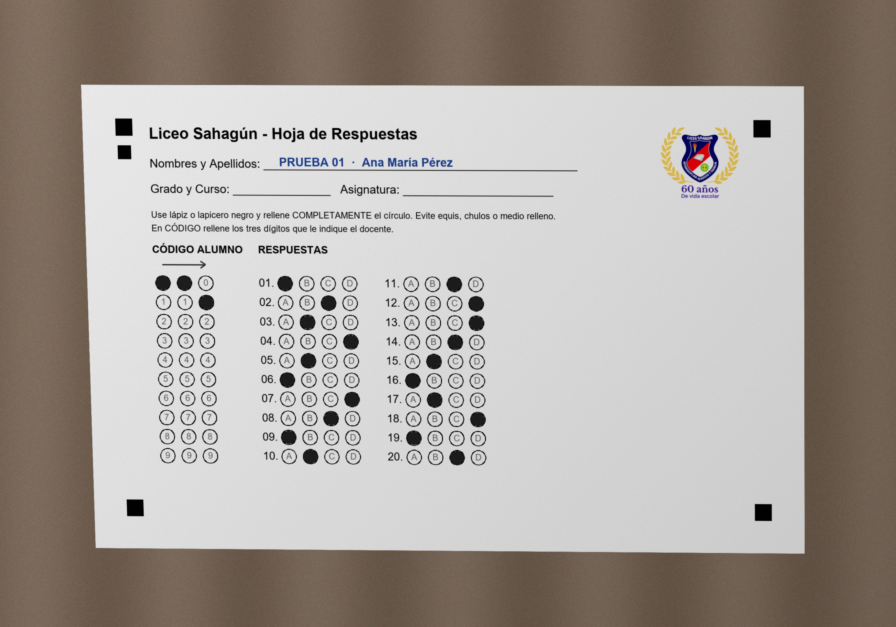
#> input picture pruebas/fotos/01_todas_correctas.jpg, 2687 x 1881 px (shown at 1/3 size); its folder holds only this picture in this run
$ python -i lector_omr.py   (imports and definitions only)
#> lines starting #> are read from the running program, lines starting #| are printed output that depends on the picture; after the words box and inside, x2 and y2 are one past the last pixel; in counts of white or black regions, pixels touching at a corner belong together
"""
lector_omr.py — Motor de lectura de las hojas OMR (las que dibuja generador_pdf.py).

Estrategia:
  1. Detecta las 4 marcas de esquina (cuadrados negros) en la foto.
  2. Decide la orientación con la marca de orientación (la foto puede estar
     girada o de cabeza) y endereza la hoja con una homografía.
  3. Proyecta sobre la imagen enderezada las posiciones de layout_hoja.py.
  4. Binariza UNA sola vez (Otsu sobre el papel).
  5. Mide el relleno de cada burbuja y decide por contraste relativo.
  6. Lee el código del estudiante y compara con la clave.

La app (main.py) usa calificar_foto(): una foto → registro con la nota.
"""

from __future__ import annotations

import json
import shutil
from dataclasses import dataclass, field
from pathlib import Path
from typing import Optional

import cv2
import numpy as np

import digitalizador as D
import layout_hoja as LH

# ─────────────────────────────────────────────────────────────────────────────
# Geometría de la hoja
# ─────────────────────────────────────────────────────────────────────────────
# Las posiciones de marcas y burbujas NO se definen aquí: salen de
# layout_hoja.py, el mismo archivo que usa generador_pdf.py para dibujar.
# Cada función recibe el formato de la hoja ("carta" o "media_carta");
# si no se indica, se asume "carta" (el formato original).

CM: float = LH.CM

# Escala de renderizado: píxeles por punto PDF (mayor = más preciso, más memoria)
RENDER_SCALE: float = 2.0

OPCIONES: tuple[str, ...] = LH.OPCIONES
LEER_CODIGO_ESTUDIANTE: bool = True
DIGITOS_CODIGO: int = LH.DIGITOS_CODIGO

# Dimensión máxima al cargar una foto (reduce fotos de celular sin perder precisión)
MAX_DIM: int = 2400

# Escala de calificación (lineal 0–10)
NOTA_MIN: float = 0.0
NOTA_MAX: float = 10.0
NOTA_APROBACION: float = 6.0
NOTA_PISO: float = 1.0   # ninguna nota baja de este valor (piso institucional)

# ─────────────────────────────────────────────────────────────────────────────
# Tipos de datos
# ─────────────────────────────────────────────────────────────────────────────

@dataclass
class Burbuja:
    pregunta: int  # O el índice de columna en el caso del código
    opcion:   str
    x_pt:     float   # coordenada X en puntos PDF (coords imagen, origen arriba)
    y_pt:     float   # coordenada Y en puntos PDF (coords imagen, origen arriba)


@dataclass
class ResultadoLectura:
    """Resultado completo de procesar una hoja OMR."""
    respuestas:  dict[int, Optional[str]]        # pregunta → letra o None
    fills:       dict[int, dict[str, float]]      # pregunta → {opción → fracción relleno}
    codigo_estudiante: str = "???"                     # Identificador leído
    en_blanco:   list[int] = field(default_factory=list)
    doble_marca: list[int] = field(default_factory=list)
    dudosas:     list[int] = field(default_factory=list)  # marca débil, revisar manualmente
    tenues:      list[int] = field(default_factory=list)  # relleno muy claro: SÍ cuenta, pero conviene mirar
    # Posiciones de las burbujas ya ajustadas a la foto (ver _ajustar_bloques);
    # None = las del layout tal cual
    burbujas_codigo:    Optional[list[Burbuja]] = None
    burbujas_respuesta: Optional[list[Burbuja]] = None


@dataclass
class DatosExamen:
    nombre:          str
    total_preguntas: int
    clave:           dict[int, str]   # pregunta (1-based) → letra correcta
    formato:         str = "carta"    # formato de la hoja impresa (layout_hoja)


# ─────────────────────────────────────────────────────────────────────────────
# Geometría de la hoja (sale de layout_hoja.py)
# ─────────────────────────────────────────────────────────────────────────────

# [49 lines left out: functions esquinas_pdf, calcular_burbujas, calcular_burbujas_codigo, _mediana, _redimensionar_si_grande, not called in this run]


def _detectar_bbox_hoja(img_gray: np.ndarray) -> tuple[int, int, int, int]:
    """
    Detecta el bounding box del papel blanco dentro de la foto.
    Devuelve (x, y, w, h) en píxeles. Si no lo encuentra, devuelve
    el tamaño completo de la imagen.
    """
    h, w = img_gray.shape

    # Umbral: el papel es claro, el fondo (mesa, escritorio) es más oscuro
    _, thresh = cv2.threshold(img_gray, 0, 255,
                              cv2.THRESH_BINARY + cv2.THRESH_OTSU)
    kernel = cv2.getStructuringElement(cv2.MORPH_RECT, (15, 15))
    closed = cv2.morphologyEx(thresh, cv2.MORPH_CLOSE, kernel)

    contornos, _ = cv2.findContours(closed, cv2.RETR_EXTERNAL,
                                    cv2.CHAIN_APPROX_SIMPLE)
    if not contornos:
        return 0, 0, w, h

    # El papel es el contorno más grande
    cnt = max(contornos, key=cv2.contourArea)
    area = cv2.contourArea(cnt)

    # Solo confiar si ocupa al menos el 40 % de la imagen
    if area < w * h * 0.40:
        return 0, 0, w, h

    bx, by, bw, bh = cv2.boundingRect(cnt)
    return bx, by, bw, bh


# Relleno mínimo del rectángulo mínimo (girado) que encierra el blob. Las
# marcas son cuadradas (≈0.95 en fotos reales); una burbuja rellena es un
# círculo (≈0.78 = π/4) y antes se confundía con una marca de esquina.
RELLENO_CUADRADO: float = 0.85
# Segundo intento, más tolerante: una esquina doblada o curvada deforma la
# marca (≈0.81). Solo se acepta si además se confirma la marca de orientación.
RELLENO_CUADRADO_TOLERANTE: float = 0.78


@dataclass
class _Candidato:
    x: float
    y: float
    area: float
    cuadratura: float      # área / área del rectángulo mínimo (1 = cuadrado perfecto)


def _marcas_candidatos(bin_img: np.ndarray, pw: int,
                       cuadratura_min: float = RELLENO_CUADRADO) -> list[_Candidato]:
    """Blobs que parecen cuadrados negros sólidos, según un binario."""
    contornos, _ = cv2.findContours(bin_img, cv2.RETR_EXTERNAL,
                                    cv2.CHAIN_APPROX_SIMPLE)
    area_min = (pw * 0.004) ** 2
    area_max = (pw * 0.060) ** 2
    out: list[_Candidato] = []
    for cnt in contornos:
        area = cv2.contourArea(cnt)
        if not (area_min < area < area_max):
            continue
        bx, by, bw, bh = cv2.boundingRect(cnt)
        if bw == 0 or bh == 0:
            continue
        if not (0.45 < bw / bh < 2.2):       # ~cuadrado (tolerante a perspectiva)
            continue
        if area / (bw * bh) < 0.6:           # relleno sólido (descarta letras/aros)
            continue
        (cx, cy), (rw, rh), _ = cv2.minAreaRect(cnt)
        cuadratura = area / max(rw * rh, 1e-6)
        if cuadratura < cuadratura_min:      # círculo relleno (burbuja), no marca
            continue
        out.append(_Candidato(float(cx), float(cy), float(area), float(cuadratura)))
    return out


def _combinaciones_por_zona(cands: list[_Candidato], px: int, py: int, pw: int, ph: int,
                            por_zona: int = 3) -> list[tuple[float, np.ndarray]]:
    """
    Busca, entre los candidatos cercanos a cada esquina del papel, las
    combinaciones de 4 que más parecen las marcas de la hoja: cuadradas,
    de tamaño parecido entre sí, y formando un cuadrilátero de lados opuestos
    parecidos. Devuelve [(puntaje, marcas)] de mejor a peor.

    Antes se tomaba sin más el candidato más cercano a cada esquina del papel:
    una mancha o un trozo de borde cerca de la esquina le ganaba a la marca real.
    """
    ZONA = 0.30
    zonas = [
        (px,      py,      px,               px + pw * ZONA, py,               py + ph * ZONA),
        (px + pw, py,      px + pw * (1 - ZONA), px + pw,     py,               py + ph * ZONA),
        (px + pw, py + ph, px + pw * (1 - ZONA), px + pw,     py + ph * (1 - ZONA), py + ph),
        (px,      py + ph, px,               px + pw * ZONA, py + ph * (1 - ZONA), py + ph),
    ]
    diag = float(np.hypot(pw, ph))
    por_esquina: list[list[tuple[_Candidato, float]]] = []
    for ref_x, ref_y, xmin, xmax, ymin, ymax in zonas:
        en_zona = [(c, float(np.hypot(c.x - ref_x, c.y - ref_y)) / diag) for c in cands
                   if xmin <= c.x <= xmax and ymin <= c.y <= ymax]
        if not en_zona:
            return []
        por_esquina.append(sorted(en_zona, key=lambda t: t[1])[:por_zona])

    import itertools
    out: list[tuple[float, np.ndarray]] = []
    for combo in itertools.product(*por_esquina):
        cs = [c for c, _ in combo]
        p = np.float32([[c.x, c.y] for c in cs])
        areas = [c.area for c in cs]
        disp_area = float(np.log(max(areas) / max(min(areas), 1e-6)))
        if disp_area > np.log(4.0):
            continue
        lados = [float(np.linalg.norm(p[(i + 1) % 4] - p[i])) for i in range(4)]
        if min(lados) < 1:
            continue
        r_h = abs(np.log(lados[0] / lados[2]))       # arriba vs abajo
        r_v = abs(np.log(lados[1] / lados[3]))       # derecha vs izquierda
        if max(r_h, r_v) > np.log(1.7):
            continue
        if not cv2.isContourConvex(p.reshape(-1, 1, 2)):
            continue
        puntaje = (float(np.mean([c.cuadratura for c in cs]))
                   - 0.25 * disp_area - 0.6 * (r_h + r_v)
                   - 0.3 * float(np.mean([d for _, d in combo])))
        out.append((puntaje, p))
    out.sort(key=lambda t: t[0], reverse=True)
    return out


def _binarios_marcas(img_gray: np.ndarray) -> tuple[tuple[int, int, int, int], list[np.ndarray]]:
    """
    Bounding box del papel + las binarizaciones (ya recortadas al papel y
    cerradas) donde se buscan las marcas. No dependen de la cuadratura
    exigida: se calculan una vez por foto y sirven para ambos intentos.
    """
    h_img, w_img = img_gray.shape

    # Paso 0: bounding box del papel (para ignorar la mesa)
    px, py, pw, ph = _detectar_bbox_hoja(img_gray)

    # Suavizado leve para reducir ruido de cámara/JPEG
    suave = cv2.GaussianBlur(img_gray, (3, 3), 0)

    # Construir varias binarizaciones (marca = blanco sobre negro)
    binarios: list[np.ndarray] = []
    _, b_otsu = cv2.threshold(suave, 0, 255, cv2.THRESH_BINARY_INV + cv2.THRESH_OTSU)
    binarios.append(b_otsu)

    # Adaptativa: clave para sombras / luz despareja
    block = max(31, (pw // 8) | 1)           # impar
    b_adap = cv2.adaptiveThreshold(suave, 255, cv2.ADAPTIVE_THRESH_GAUSSIAN_C,
                                   cv2.THRESH_BINARY_INV, block, 12)
    binarios.append(b_adap)

    # Umbrales fijos de respaldo
    for thv in (60, 90, 120, 150):
        _, bf = cv2.threshold(suave, thv, 255, cv2.THRESH_BINARY_INV)
        binarios.append(bf)

    # Máscara del papel (con margen) para ignorar lo que esté fuera de la hoja
    mask = np.zeros_like(img_gray)
    mx = int(pw * 0.04)
    cv2.rectangle(mask, (max(0, px - mx), max(0, py - mx)),
                  (min(w_img, px + pw + mx), min(h_img, py + ph + mx)), 255, -1)

    kernel = cv2.getStructuringElement(cv2.MORPH_RECT, (5, 5))
    cerrados = [cv2.morphologyEx(cv2.bitwise_and(b, mask), cv2.MORPH_CLOSE, kernel)
                for b in binarios]
    return (px, py, pw, ph), cerrados


def candidatos_marcas(img_gray: np.ndarray, maximo: int = 6,
                      cuadratura_min: float = RELLENO_CUADRADO,
                      binarios=None) -> list[np.ndarray]:
    """
    Posibles juegos de 4 marcas de esquina, del más al menos creíble
    (sin repetidos). Prueba varias binarizaciones (Otsu, adaptativa para
    sombras, y umbrales fijos): tolera luz despareja, sombras y fondos de
    escritorio. Cada juego: array (4, 2) [arriba-izq, arriba-der, abajo-der,
    abajo-izq] según la FOTO.

    binarios: lo que devuelve _binarios_marcas(img_gray), para no repetirlo.
    """
    (px, py, pw, ph), cerrados = binarios or _binarios_marcas(img_gray)
    juegos: list[tuple[float, np.ndarray]] = []
    for closed in cerrados:
        candidatos = _marcas_candidatos(closed, pw, cuadratura_min)
        if len(candidatos) < 4:
            continue
        for puntaje, sel in _combinaciones_por_zona(candidatos, px, py, pw, ph):
            xs, ys = sel[:, 0], sel[:, 1]
            # Cordura: las 4 marcas deben abarcar buena parte del papel
            if (xs.max() - xs.min()) < pw * 0.45 or (ys.max() - ys.min()) < ph * 0.45:
                continue
            # La misma marca sale en varias binarizaciones: no repetir el juego
            if any(np.abs(sel - otro).max() < pw * 0.01 for _, otro in juegos):
                continue
            juegos.append((puntaje, sel))

    juegos.sort(key=lambda t: t[0], reverse=True)
    return [sel for _, sel in juegos[:maximo]]


# [78 lines left out: functions detectar_marcas, _relleno_cuadro, _orientar_marcas, corregir_perspectiva, not called in this run]


FRACCION_PAPEL: float = 0.80   # más oscuro que esto (× brillo del papel) = marcado


# [76 lines left out: functions binarizar, medir_fill_burbuja, not called in this run]


# ─────────────────────────────────────────────────────────────────────────────
# Lógica de lectura y calificación
# ─────────────────────────────────────────────────────────────────────────────

AJUSTE_MAX_CM: float = 0.35   # corrimiento máximo que se busca por bloque de burbujas


# [42 lines left out: function _ajustar_bloques, not called in this run]


UMBRAL_RANGO:        float = 0.05   # contraste mínimo para considerar una marca válida
UMBRAL_RANGO_DUDOSO: float = 0.04   # contraste en zona gris: posible X fina o trazo débil
# Segunda pasada, solo para filas que salieron en blanco: un relleno con lápiz
# brillante puede verse gris muy claro y moteado. Con un umbral más sensible
# se acepta si UNA burbuja destaca con claridad sobre las demás.
# Calibrado con fotos reales: las filas vacías llegan a un margen de 0.09 (sombras,
# arrugas); un relleno claro real, a 0.20-0.29. Más sensible inventa respuestas.
FRACCION_TENUE:      float = 0.85
FILL_TENUE:          float = 0.50
RANGO_TENUE:         float = 0.15
FILL_MARCA:          float = 0.45   # relleno mínimo para que una burbuja cuente como marcada
RAZON_DOBLE:         float = 0.75   # la 2.ª marca debe contrastar al menos esto × la 1.ª
FILL_DOBLE:          float = 0.70   # y estar al menos así de rellena (un borrón o sombra no llega)


# [371 lines left out: functions _clasificar_fila, leer_respuestas, _calcular_nota, _dibujar_panel_resultado, dibujar_anotaciones, not called in this run]


# ─────────────────────────────────────────────────────────────────────────────
# Manejo de archivos e I/O
# ─────────────────────────────────────────────────────────────────────────────

MENSAJE_SIN_MARCAS = ("No se vieron las 4 marcas negras de las esquinas. "
                      "Repite la foto con la hoja completa y buena luz.")


# [184 lines left out: functions _gris_aplanado, _orientacion_confirmada, _marcas_verificadas, leer_hoja, leer_foto, leer_imagen and 3 more, not called in this run]


# ─────────────────────────────────────────────────────────────────────────────
# Flujo de la app: una foto → nota
# ─────────────────────────────────────────────────────────────────────────────
# Carpetas dentro de profesores/<Profesor>/<Grado>/<Curso>/
SUB_CRUDOS     = "examenes_crudos"              # fotos tal como llegan
SUB_ARCHIVADOS = "examenes_crudos_archivados"   # fotos ya calificadas (originales)
SUB_RESULTADOS = "resultados"                   # imágenes marcadas + notas_<examen>.json

# La foto original se archiva reducida: la nota ya se leyó sobre la foto
# completa y la original solo sirve para volver a mirarla. Así pesa ~0.3 MB
# en vez de 3-5 MB (lo que sale de la cámara del celular).
LADO_ARCHIVO: int = 1600
CALIDAD_ARCHIVO: int = 80


# [108 lines left out: functions archivar_reducida, nombre_unico, calificar_foto, not called in this run]

>>> import cv2
>>> picture = cv2.imread('pruebas/fotos/01_todas_correctas.jpg', cv2.IMREAD_GRAYSCALE)
>>> result = candidatos_marcas(picture)
#> in _detectar_bbox_hoja, `_, thresh = cv2.threshold(img_gray, 0, 255, cv2.THRESH_BINARY + cv2.TH..`:
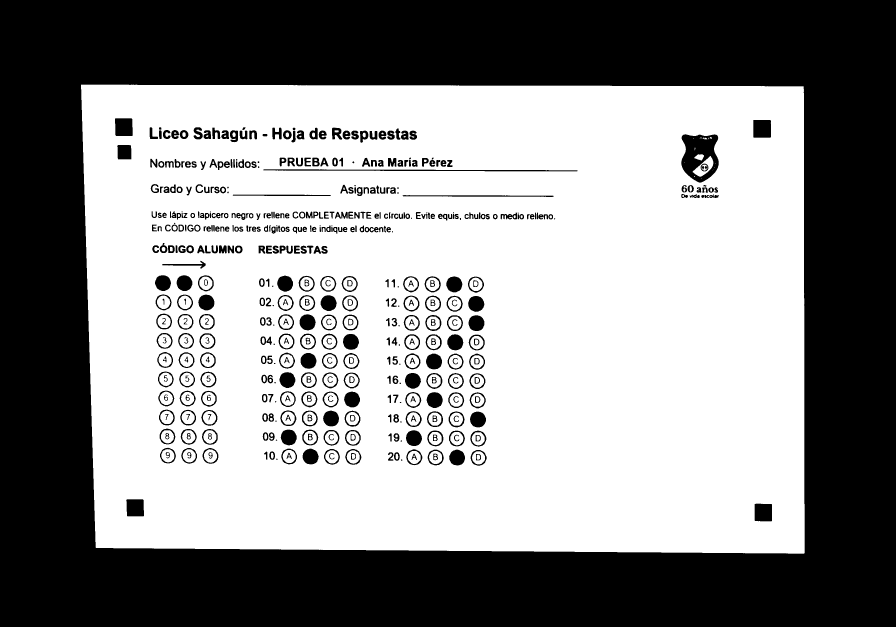
#> thresh: shape (1881, 2687) (shown at 1/3 size); 55.6% white; 543 black regions (41 under 20 px), largest, box (x1, y1, x2, y2) and area: (0, 0, 2687, 1881) 2056277, (2044, 403, 2156, 548) 10400, (790, 508, 1733, 514) 3313
#> in _detectar_bbox_hoja, `closed = cv2.morphologyEx(thresh, cv2.MORPH_CLOSE, kernel)`:
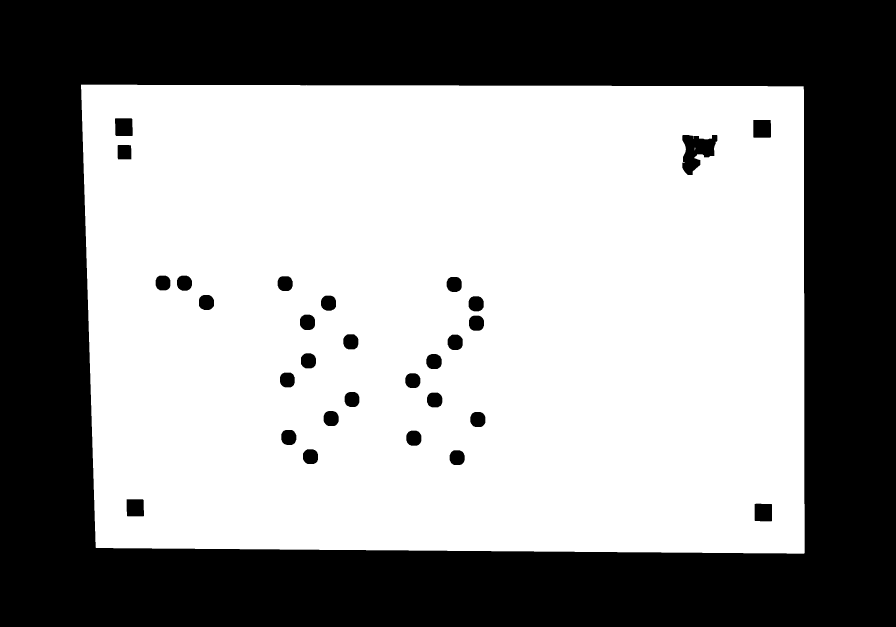
#> closed: shape (1881, 2687) (shown at 1/3 size); 58.1% white; 30 black regions
#> in _detectar_bbox_hoja, `contornos, _ = cv2.findContours(closed, cv2.RETR_EXTERNAL, cv2.CHAIN_A..`: contornos = 1 contour; box (x1, y1, x2, y2) and area: (243, 254, 2414, 1661) 2994504
#> in _detectar_bbox_hoja, `cnt = max(contornos, key=cv2.contourArea)`: cnt = contour of 148 points, box (x1, y1, x2, y2) (243, 254, 2414, 1661), area 2994504
#> in _detectar_bbox_hoja, `area = cv2.contourArea(cnt)`: area = 2994504.5
#> in _detectar_bbox_hoja, `bx, by, bw, bh = cv2.boundingRect(cnt)`: bx = 243; by = 254; bw = 2171; bh = 1407
#> in _binarios_marcas, `px, py, pw, ph = _detectar_bbox_hoja(img_gray)`: px = 243; py = 254; pw = 2171; ph = 1407
#> in _binarios_marcas, `_, b_otsu = cv2.threshold(suave, 0, 255, cv2.THRESH_BINARY_INV + cv2.T..`:
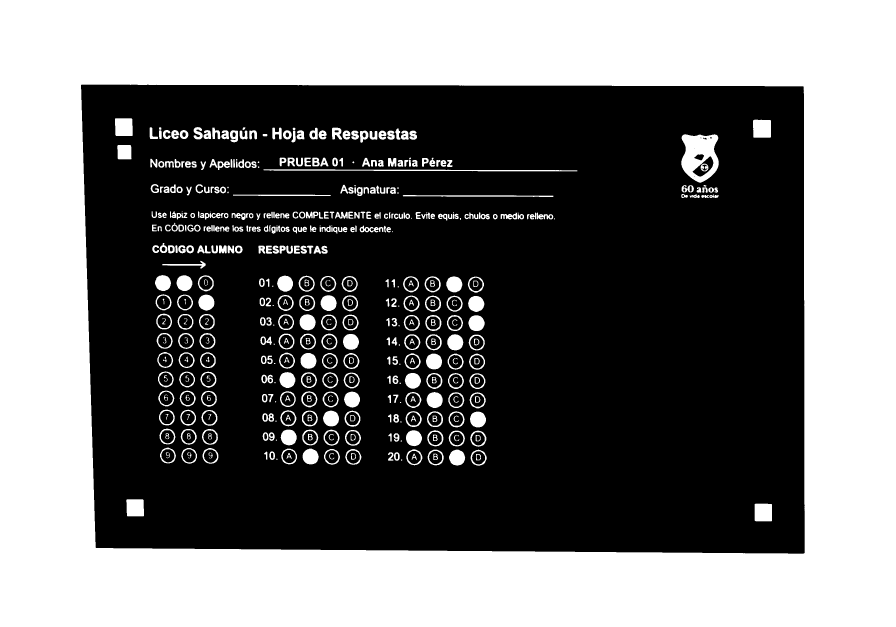
#> b_otsu: shape (1881, 2687) (shown at 1/3 size); 44.5% white; 512 white regions (40 under 20 px), largest, box (x1, y1, x2, y2) and area: (0, 0, 2687, 1881) 2056241, (2044, 403, 2156, 548) 10549, (790, 508, 1732, 514) 3483
#> in _binarios_marcas, `block = max(31, (pw // 8) | 1)`: block = 271
#> in _binarios_marcas, `b_adap = cv2.adaptiveThreshold(suave, 255, cv2.ADAPTIVE_THRESH_GAUSSIA..`:
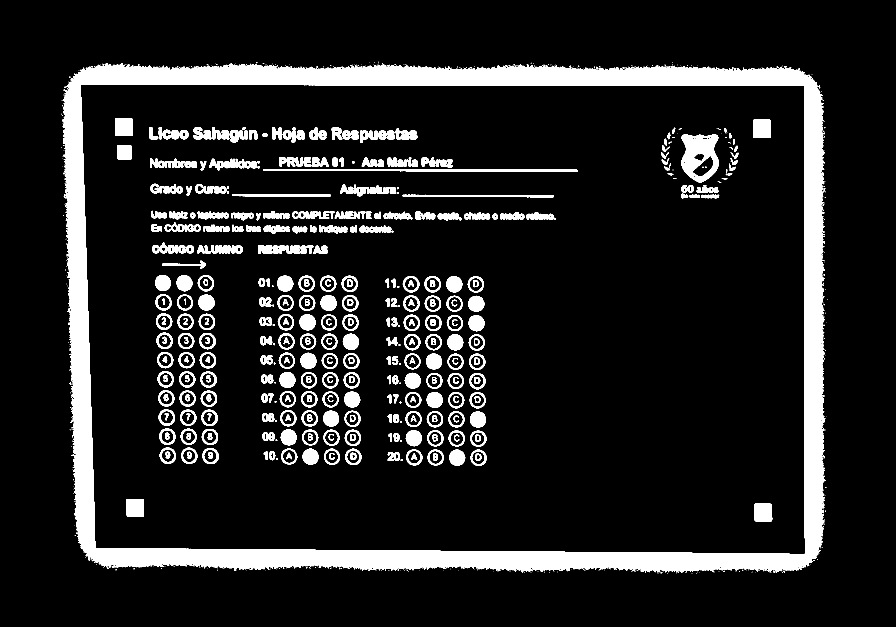
#> b_adap: shape (1881, 2687) (shown at 1/3 size); 12.2% white; 905 white regions (503 under 20 px), largest, box (x1, y1, x2, y2) and area: (188, 189, 2477, 1718) 381976, (2044, 403, 2156, 548) 10108, (789, 507, 1734, 516) 5274
#> after the loop in _binarios_marcas, `for thv in (60, 90, 120, 150):`: binarios = 6 items
#> in _binarios_marcas, `mx = int(pw * 0.04)`: mx = 86
#> in _binarios_marcas, `cv2.rectangle(mask, (max(0, px - mx), max(0, py - mx)), (min(w_img, px..`:
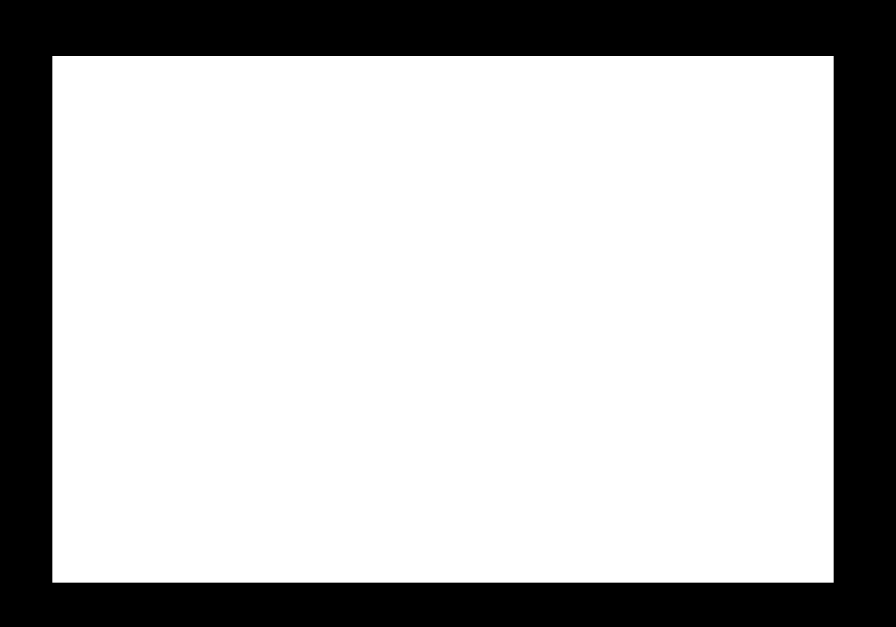
#> mask: shape (1881, 2687) (shown at 1/3 size); 73.3% white; 1 black region, box (x1, y1, x2, y2) and area: (0, 0, 2687, 1881) 1350727
#> in _binarios_marcas, `cerrados = [cv2.morphologyEx(cv2.bitwise_and(b, mask), cv2.MORPH_CLOSE..`: cerrados = 6 items
#> in candidatos_marcas, `(px, py, pw, ph), cerrados = binarios or _binarios_marcas(img_gray)`: px = 243; py = 254; pw = 2171; ph = 1407; cerrados = 6 items
#> the loop in candidatos_marcas, `for closed in cerrados:` made 6 passes
#> after the loop in candidatos_marcas, `for closed in cerrados:`: juegos = [(0.923, [[371, 380.5], [2285.5, 386], [2289.5, 1537], [405, 1523]]), (0.778, [[373, 456.5], [2285.5, 386], [2289.5, 1537], [405, 1523]])]
#> result = [[[371, 380.5], [2285.5, 386], [2289.5, 1537], [405, 1523]], [[373, 456.5], [2285.5, 386], [2289.5, 1537], [405, 1523]]]
